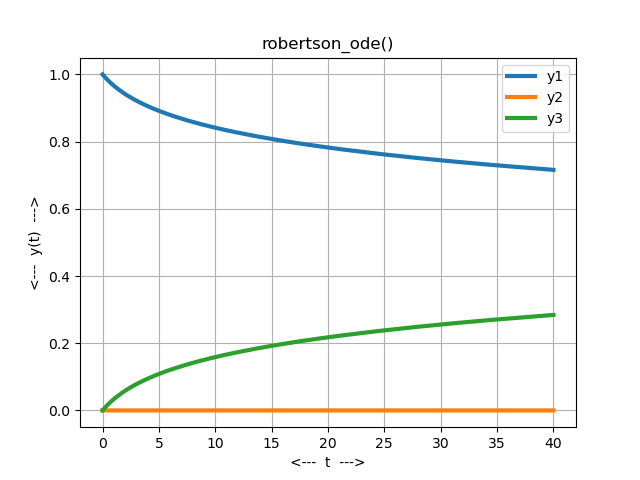

Write Python code to recreate this figure.
#! /usr/bin/env python3
#
def robertson_conserved ( t, y ):

#*****************************************************************************80
#
## robertson_conserved() evaluates a quantity that should be conserved.
#
#  Licensing:
#
#    This code is distributed under the MIT license.
#
#  Modified:
#
#    05 August 2020
#
#  Author:
#
#    John Burkardt
#
#  Reference:
#
#    Ernst Hairer, Gerhard Wanner,
#    Solving Ordinary Differential Equations II: 
#    Stiff and Differential-algebraic Problems,
#    Springer-Verlag, second revised edition, 1996.
#
#  Input:
#
#    real Y[3,:]: the current solution.
#
#  Output:
#
#    real H(:): the conserved quantity.
#
  import numpy as np

  h = np.sum ( y, axis = 0 )

  return h

def robertson_deriv ( t, y ):

#*****************************************************************************80
#
## robertson_deriv() evaluates the derivative of robertson_ode().
#
#  Licensing:
#
#    This code is distributed under the MIT license.
#
#  Modified:
#
#    05 August 2020
#
#  Author:
#
#    John Burkardt
#
#  Reference:
#
#    Ernst Hairer, Gerhard Wanner,
#    Solving Ordinary Differential Equations II: 
#    Stiff and Differential-algebraic Problems,
#    Springer-Verlag, second revised edition, 1996.
#
#  Input:
#
#    real T, Y(3): the arguments of the derivative.
#
#  Output:
#
#    real DYDT(3): the value of the derivative.
#
  import numpy as np

  y1 = y[0]
  y2 = y[1]
  y3 = y[2]

  dydt = np.zeros(3)

  dydt[0] = - 0.04 * y1 + 10000.0 * y2 * y3
  dydt[1] =   0.04 * y1 - 10000.0 * y2 * y3 - 30000000.0 * y2 * y2
  dydt[2] =                                 + 30000000.0 * y2 * y2  

  return dydt

def robertson_ode_test ( ):

#*****************************************************************************80
#
## robertson_ode_test() tests robertson_ode().
#
#  Licensing:
#
#    This code is distributed under the MIT license.
#
#  Modified:
#
#    29 January 2022
#
#  Author:
#
#    John Burkardt
#
  import numpy as np
  import platform

  print ( '' )
  print ( 'robertson_ode_test():' )
  print ( '  python version: ' + platform.python_version ( ) )
  print ( '  numpy version:  ' + np.version.version )
  print ( '  Solve robertson_ode().' )

  t0, y0, tstop = robertson_parameters ( )

  print ( '' )
  print ( '  parameters:' )
  print ( '    t0 =    ', t0 )
  print ( '    y0 =    ', y0 )
  print ( '    tstop = ', tstop )

  robertson_solve_ivp ( )
#
#  Terminate.
#
  print ( '' )
  print ( 'robertson_ode_test():' )
  print ( '  Normal end of execution.' )

  return

def robertson_solve_ivp ( ):

#*****************************************************************************80
#
## robertson_solve_ivp() applies solve_ivp() to robertson_ode().
#
#  Licensing:
#
#    This code is distributed under the MIT license.
#
#  Modified:
#
#    29 January 2022
#
#  Author:
#
#    John Burkardt
#
  from scipy.integrate import solve_ivp
  import matplotlib.pyplot as plt
  import numpy as np

  t0, y0, tstop = robertson_parameters ( )

  tspan = np.array ( [ t0, tstop ] )
  t = np.linspace ( t0, tstop, 101 )
#
#  Use the LSODA solver, that is suitable for stiff systems.
#
  sol = solve_ivp ( robertson_deriv, tspan, y0, method = 'LSODA' )

  plt.plot ( sol.t, sol.y[0,:], linewidth = 3 )
  plt.plot ( sol.t, sol.y[1,:], linewidth = 3 )
  plt.plot ( sol.t, sol.y[2,:], linewidth = 3 )
  plt.grid ( True )
  plt.xlabel ( '<---  t  --->' )
  plt.ylabel ( '<---  y(t)  --->' )
  plt.title ( 'robertson_ode()' )
  plt.legend ( [ 'y1', 'y2', 'y3' ] )
  filename = 'robertson_ode.png'
  plt.savefig ( filename )
  print ( '  Graphics saved as "%s"' % ( filename ) )
  plt.show ( block = False )
  plt.close ( )

  h = robertson_conserved ( sol.t, sol.y )

  plt.clf ( )
  plt.plot ( sol.t, h, 'b-', linewidth = 3 )
  plt.grid ( True )
  plt.xlabel ( '<---  t  --->' )
  plt.ylabel ( '<---  y1+y2+y3  --->' )
  plt.title ( 'robertson_ode(): conservation' )
  filename = 'robertson_ode_conservation.png'
  plt.savefig ( filename )
  print ( '  Graphics saved as "%s"' % ( filename ) )
  plt.show ( block = False )
  plt.close ( )

  return

def robertson_parameters ( t0_user = None, y0_user = None, \
  tstop_user = None ):

#*****************************************************************************80
#
## robertson_parameters() returns parameters for robertson_ode().
#
#  Discussion:
#
#    If input values are specified, this resets the default parameters.
#    Otherwise, the output will be the current defaults.
#
#  Licensing:
#
#    This code is distributed under the MIT license.
#
#  Modified:
#
#    28 January 2022
#
#  Author:
#
#    John Burkardt
#
#  Input:
#
#    real T0_USER: the initial time.
#
#    real Y0_USER: the initial condition.
#
#    real TSTOP_USER: the final time.
#
#  Output:
#
#    real T0: the initial time.
#
#    real Y0: the initial condition.
#
#    real TSTOP: the final time.
#
  import numpy as np
#
#  Initialize defaults.
#
  if not hasattr ( robertson_parameters, "t0_default" ):
    robertson_parameters.t0_default = 0.0

  if not hasattr ( robertson_parameters, "y0_default" ):
    robertson_parameters.y0_default = np.array ( [ 1.0, 0.0, 0.0 ] )

  if not hasattr ( robertson_parameters, "tstop_default" ):
    robertson_parameters.tstop_default = 40.0
#
#  Update defaults if input was supplied.
#
  if ( t0_user is not None ):
    robertson_parameters.t0_default = t0_user

  if ( y0_user is not None ):
    robertson_parameters.y0_default = y0_user

  if ( tstop_user is not None ):
    robertson_parameters.tstop_default = tstop_user
#
#  Return values.
#
  t0 = robertson_parameters.t0_default
  y0 = robertson_parameters.y0_default
  tstop = robertson_parameters.tstop_default
  
  return t0, y0, tstop

def timestamp ( ):

#*****************************************************************************80
#
## timestamp() prints the date as a timestamp.
#
#  Licensing:
#
#    This code is distributed under the MIT license. 
#
#  Modified:
#
#    21 August 2019
#
#  Author:
#
#    John Burkardt
#
  import time

  t = time.time ( )
  print ( time.ctime ( t ) )

  return

if ( __name__ == '__main__' ):
  timestamp ( )
  robertson_ode_test ( )
  timestamp ( )
